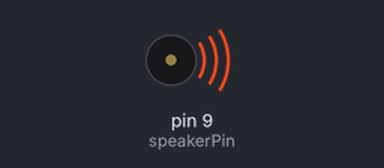
A sketch run on a simulated Arduino Uno, built with avr-gcc and run on an emulated ATmega328P. Parts: buzzer (waves = sounding). Random numbers use the default seed unless the sketch sets one.

Above: at 0.1 s.
At 37.35 s:
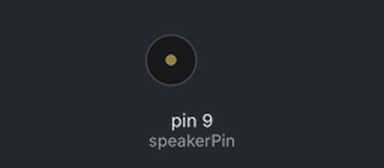
Timing chart, 0 to 40.0 s (numbered marks = the images above):
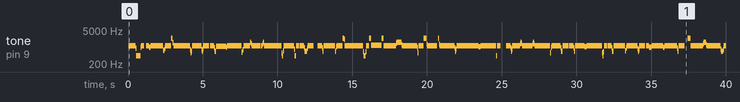

The sketch:

arduino_piezo_melody_rnd2.pde
```cpp
int speakerPin = 9;

int length = 15; // the number of notes
char notes[] = "ccggaagffeeddc "; // a space represents a rest
int beats[] = { 1, 1, 1, 1, 1, 1, 2, 1, 1, 1, 1, 1, 1, 2, 4 };
int tempo = 300;
//brownian tempo
int tempomin = 1;
int tempomax = 100;
int tempodev = 5;

void playTone(int tone, int duration) {
  for (long i = 0; i < duration * 1000L; i += tone * 2) {
    digitalWrite(speakerPin, HIGH);
    delayMicroseconds(tone);
    digitalWrite(speakerPin, LOW);
    delayMicroseconds(tone);
  }
}

void playNote(char note, int duration) {
  char names[] = { 'c', 'd', 'e', 'f', 'g', 'a', 'b', 'C' };
//  int tones[] = { 1915, 1700, 1519, 1432, 1275, 1136, 1014, 956 };
  int tones[] = { 215, 317, 519, 732, 875, 1136, 1014, 956 };

  // play the tone corresponding to the note name
  for (int i = 0; i < 8; i++) {
    if (names[i] == note) {
      playTone(tones[i], duration);
    } else {

      playTone(440, 100);

    }
  }
}

void setup() {
  pinMode(speakerPin, OUTPUT);
}

void loop() {
  for (int i = 0; i < length; i++) {

    int num = random(length);
   int num2 = random(length);

    if (notes[i] == ' ') {
      delay(beats[num] * tempo); // rest
    } else {
      playNote(notes[num2], beats[num] * tempo);
    }

    // pause between notes
    delay(tempo / 2);

    //update tempo
    tempo = tempo + random(-tempodev,tempodev);
    if(tempo>tempomax)
      tempo=tempomax;
    else if(tempo<tempomin)
      tempo=tempomin;
  }
}
```

arduino_piezo_melody_rnd2.cpp
```cpp
#include "WProgram.h"
void playTone(int tone, int duration);
void playNote(char note, int duration);
void setup();
void loop();
int speakerPin = 9;

int length = 15; // the number of notes
char notes[] = "ccggaagffeeddc "; // a space represents a rest
int beats[] = { 1, 1, 1, 1, 1, 1, 2, 1, 1, 1, 1, 1, 1, 2, 4 };
int tempo = 300;
//brownian tempo
int tempomin = 1;
int tempomax = 100;
int tempodev = 5;

void playTone(int tone, int duration) {
  for (long i = 0; i < duration * 1000L; i += tone * 2) {
    digitalWrite(speakerPin, HIGH);
    delayMicroseconds(tone);
    digitalWrite(speakerPin, LOW);
    delayMicroseconds(tone);
  }
}

void playNote(char note, int duration) {
  char names[] = { 'c', 'd', 'e', 'f', 'g', 'a', 'b', 'C' };
//  int tones[] = { 1915, 1700, 1519, 1432, 1275, 1136, 1014, 956 };
  int tones[] = { 215, 317, 519, 732, 875, 1136, 1014, 956 };

  // play the tone corresponding to the note name
  for (int i = 0; i < 8; i++) {
    if (names[i] == note) {
      playTone(tones[i], duration);
    } else {

      playTone(440, 100);

    }
  }
}

void setup() {
  pinMode(speakerPin, OUTPUT);
}

void loop() {
  for (int i = 0; i < length; i++) {

    int num = random(length);
   int num2 = random(length);

    if (notes[i] == ' ') {
      delay(beats[num] * tempo); // rest
    } else {
      playNote(notes[num2], beats[num] * tempo);
    }

    // pause between notes
    delay(tempo / 2);

    //update tempo
    tempo = tempo + random(-tempodev,tempodev);
    if(tempo>tempomax)
      tempo=tempomax;
    else if(tempo<tempomin)
      tempo=tempomin;
  }
}

int main(void)
{
	init();

	setup();

	for (;;)
		loop();

	return 0;
}
```

Measured:
- by itself, tone on pin 9 (speakerPin): plays 1125 Hz for 0.48 s, 868 Hz for 0.04 s, 438 Hz for 0.28 s, 986 Hz for 0.04 s, 1125 Hz for 0.20 s, 1125 Hz for 0.20 s … (147 notes in this stretch)
